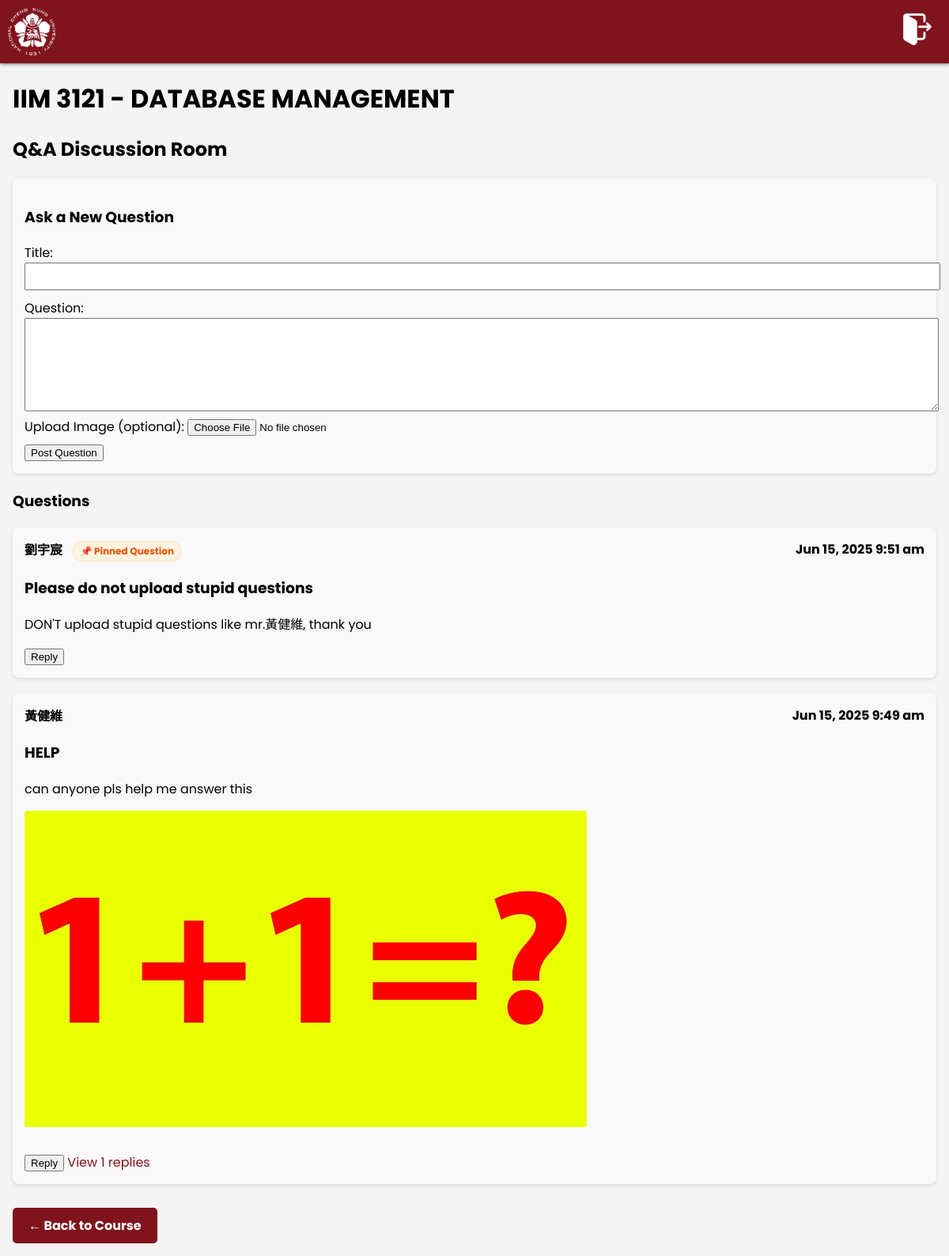
Page /discussion.php?course_id=1 (signed in) on the committed database.
### tables this page shows
CREATE TABLE `courses` (
  `course_id` int(11) NOT NULL,
  `course_code` varchar(20) NOT NULL,
  `course_name` varchar(100) NOT NULL,
  `admin_id` int(11) NOT NULL
);

CREATE TABLE `discussion_posts` (
  `post_id` int(11) NOT NULL,
  `course_id` int(11) NOT NULL,
  `user_id` int(11) NOT NULL,
  `title` varchar(255) NOT NULL,
  `content` text NOT NULL,
  `created_at` timestamp NOT NULL DEFAULT current_timestamp(),
  `parent_id` int(11) DEFAULT NULL COMMENT 'For replies, NULL for original posts',
  `image_path` varchar(255) DEFAULT NULL,
  `is_pinned` tinyint(1) DEFAULT 0
);

CREATE TABLE `users` (
  `user_id` int(11) NOT NULL,
  `username` varchar(50) NOT NULL,
  `full_name` varchar(100) DEFAULT NULL,
  `password` varchar(255) NOT NULL,
  `email` varchar(100) DEFAULT NULL
);

### discussion.php (the view, shortened to what this page needs)
<?php
include 'db_connect.php';
$course_id = intval($_GET['course_id']);
$course_sql = "SELECT course_code, course_name FROM courses WHERE course_id = ?";
$stmt = $conn->prepare($course_sql);
$stmt->bind_param("i", $course_id);
$stmt->execute();
$course_result = $stmt->get_result();
$course = $course_result->fetch_assoc();
$posts_sql = "SELECT dp.*, u.full_name
              FROM discussion_posts dp
              JOIN users u ON dp.user_id = u.user_id
              WHERE dp.course_id = ? AND dp.parent_id IS NULL
              ORDER BY dp.is_pinned DESC, dp.created_at DESC";
$stmt = $conn->prepare($posts_sql);
$stmt->bind_param("i", $course_id);
$stmt->execute();
$posts_result = $stmt->get_result();
?>
<!DOCTYPE html>
<html>
<head>
    <link rel="stylesheet" href="styles.css">
</head>
<body>
    <nav>
        <img src="./logo_white.png">
        <a href="./index.php">
            <img src="./logout.png">
        </a>
    </nav>
    <div class="dashboard-body">
        <h1><?php echo $course['course_code']; ?> - <?php echo $course['course_name']; ?></h1>
        <h2>Q&A Discussion Room</h2>
        <div class="post">
            <h3>Ask a New Question</h3>
            <form method="POST" action="discussion.php?course_id=<?php echo $course_id; ?>" enctype="multipart/form-data">
                <div>
                    <label for="title">Title:</label>
                    <input type="text" id="title" name="title" required style="width: 100%; padding: 8px; margin-bottom: 10px;">
                </div>
                <div>
                    <label for="content">Question:</label>
                    <textarea id="content" name="content" required style="width: 100%; padding: 8px; min-height: 100px;"></textarea>
                </div>
                <div>
                    <label for="image">Upload Image (optional):</label>
                    <input type="file" id="image" name="image" accept="image/*">
                </div>
                <button type="submit" style="margin-top: 10px;">Post Question</button>
            </form>
        </div>
        <h3>Questions</h3>
        <?php if ($posts_result->num_rows > 0): ?>
            <?php while ($post = $posts_result->fetch_assoc()): ?>
                <div class="post" id="post-<?php echo $post['post_id']; ?>">
                    <div class="post-header">
                        <span><?php echo htmlspecialchars($post['full_name']); ?>
                            <?php if ($post['is_pinned']): ?>
                                <span class="pinned-badge">📌 Pinned Question</span>
                            <?php endif; ?>
                        </span>
                        <span><?php echo date('M j, Y g:i a', strtotime($post['created_at'])); ?></span>
                    </div>
                    <h3><?php echo htmlspecialchars($post['title']); ?></h3>
                    <div class="post-content">
                        <?php echo nl2br(htmlspecialchars($post['content'])); ?>
                    </div>
                    <?php if (!empty($post['image_path'])): ?>
                        <div class="post-image">
                            <img src="<?php echo htmlspecialchars($post['image_path']); ?>" alt="Post image">
                        </div>
                    <?php endif; ?>
                    <button onclick="toggleReplyForm(<?php echo $post['post_id']; ?>)" class="reply-btn">Reply</button>
                    <?php
                    $reply_check_sql = "SELECT COUNT(*) as reply_count FROM discussion_posts WHERE parent_id = ?";
                    $stmt = $conn->prepare($reply_check_sql);
                    $stmt->bind_param("i", $post['post_id']);
                    $stmt->execute();
                    $reply_check_result = $stmt->get_result();
                    $reply_count = $reply_check_result->fetch_assoc()['reply_count'];
                    ?>
                    <?php if ($reply_count > 0): ?>
                        <div class="toggle-replies" onclick="toggleReplies(<?php echo $post['post_id']; ?>)">
                            View <?php echo $reply_count; ?> replies
                        </div>
                    <?php endif; ?>
                </div>
            <?php endwhile; ?>
        <?php else: ?>
            <p>No questions have been posted yet. Be the first to ask!</p>
        <?php endif; ?>
        <div style="margin-top: 30px;">
            <a href="course.php?course_id=<?php echo $course_id; ?>" class="page-button">← Back to Course</a>
        </div>
    </div>
</body>
</html>

### styles.css (style rules this page uses)
body { font-family: "Poppins", sans-serif; background-color: #f4f4f4; margin: 0; padding: 0; }
nav { background-color: #80141c; width: 100%; height: 80px; box-shadow: 0px 0px 5px rgba(0, 0, 0, 0.8); display: flex; align-items: center; justify-content: space-between; }
nav > img { padding: 10px; height: 60px; }
nav > a > img { height: 40px; padding-right: 20px; }
.dashboard-body { margin: 16px; }
h1, h2, h3, h4 { color: black; }
.page-button { display: inline-block; padding: 10px 20px; background-color: #80141c; color: white; text-decoration: none; border-radius: 5px; font-weight: bold; transition: background-color 0.3s; }
.post { background-color: #f9f9f9; border-radius: 8px; padding: 15px; margin-bottom: 20px; box-shadow: 0 2px 4px rgba(0,0,0,0.1); }
.post-header { display: flex; justify-content: space-between; margin-bottom: 10px; font-weight: bold; }
.post-content { margin-bottom: 15px; }
.toggle-replies { color: #80141c; cursor: pointer; margin-top: 10px; display: inline-block; }

### discussion.php (style rules this page uses)
.post-image { margin: 15px 0; max-width: 100%; }
.post-image img { max-width: 100%; max-height: 400px; border-radius: 4px; }
.pinned-badge { display: inline-block; background-color: #fff3e0; color: #e65100; padding: 3px 8px; border-radius: 12px; font-size: 12px; margin-left: 10px; border: 1px solid #ffe0b2; }

### rows in the picture
courses: course_code "IIM 3121", course_name "DATABASE MANAGEMENT"
discussion_posts: user.full_name "劉宇宸", is_pinned "📌 Pinned Question", created_at "Jun 15, 2025 9:51 am", title "Please do not upload stupid questions", content "DON'T upload stupid questions like mr.黃健維, thank you"
discussion_posts: user.full_name "黃健維", created_at "Jun 15, 2025 9:49 am", title "HELP", content "can anyone pls help me answer this", image_path (picture), reply_count "1"
